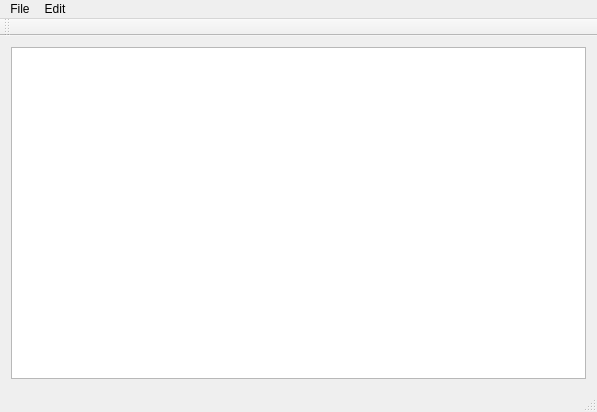
<?xml version="1.0" encoding="UTF-8"?>
<ui version="4.0">
 <class>QtPadClass</class>
 <widget class="QMainWindow" name="QtPadClass">
  <property name="geometry">
   <rect>
    <x>0</x>
    <y>0</y>
    <width>597</width>
    <height>412</height>
   </rect>
  </property>
  <property name="windowTitle">
   <string>QtPad</string>
  </property>
  <widget class="QWidget" name="centralWidget">
   <layout class="QGridLayout" name="gridLayout">
    <item row="0" column="0">
     <layout class="QVBoxLayout" name="verticalLayout">
      <property name="spacing">
       <number>0</number>
      </property>
      <property name="sizeConstraint">
       <enum>QLayout::SetNoConstraint</enum>
      </property>
      <property name="leftMargin">
       <number>0</number>
      </property>
      <property name="topMargin">
       <number>0</number>
      </property>
      <item>
       <widget class="QPlainTextEdit" name="MainEditField"/>
      </item>
     </layout>
    </item>
   </layout>
  </widget>
  <widget class="QMenuBar" name="menuBar">
   <property name="geometry">
    <rect>
     <x>0</x>
     <y>0</y>
     <width>597</width>
     <height>21</height>
    </rect>
   </property>
   <widget class="QMenu" name="menuFile">
    <property name="title">
     <string>File</string>
    </property>
    <addaction name="actionNewFile"/>
    <addaction name="actionOpenFile"/>
    <addaction name="actionSave"/>
    <addaction name="actionSaveAs"/>
   </widget>
   <widget class="QMenu" name="menuEdit">
    <property name="title">
     <string>Edit</string>
    </property>
    <addaction name="actionCopy"/>
    <addaction name="actionPaste"/>
    <addaction name="actionCut"/>
    <addaction name="actionUndo"/>
    <addaction name="actionRedo"/>
   </widget>
   <addaction name="menuFile"/>
   <addaction name="menuEdit"/>
  </widget>
  <widget class="QToolBar" name="mainToolBar">
   <attribute name="toolBarArea">
    <enum>TopToolBarArea</enum>
   </attribute>
   <attribute name="toolBarBreak">
    <bool>false</bool>
   </attribute>
  </widget>
  <widget class="QStatusBar" name="statusBar"/>
  <action name="actionNewFile">
   <property name="icon">
    <iconset resource="../../Resources.qrc">
     <normaloff>:/images/resources/icons/NewFile.png</normaloff>:/images/resources/icons/NewFile.png</iconset>
   </property>
   <property name="text">
    <string>New file</string>
   </property>
  </action>
  <action name="actionOpenFile">
   <property name="icon">
    <iconset>
     <normalon>:/images/resources/icons/OpenFile.png</normalon>
    </iconset>
   </property>
   <property name="text">
    <string>Open file</string>
   </property>
  </action>
  <action name="actionSaveAs">
   <property name="icon">
    <iconset>
     <normalon>:/images/resources/icons/SaveAs.png</normalon>
    </iconset>
   </property>
   <property name="text">
    <string>Save as...</string>
   </property>
  </action>
  <action name="actionCopy">
   <property name="icon">
    <iconset>
     <normalon>:/images/resources/icons/Copy.png</normalon>
    </iconset>
   </property>
   <property name="text">
    <string>Copy</string>
   </property>
  </action>
  <action name="actionPaste">
   <property name="icon">
    <iconset>
     <normalon>:/images/resources/icons/Paste.png</normalon>
    </iconset>
   </property>
   <property name="text">
    <string>Paste</string>
   </property>
  </action>
  <action name="actionCut">
   <property name="icon">
    <iconset>
     <normalon>:/images/resources/icons/Cut.png</normalon>
    </iconset>
   </property>
   <property name="text">
    <string>Cut</string>
   </property>
  </action>
  <action name="actionUndo">
   <property name="icon">
    <iconset>
     <normalon>:/images/resources/icons/Undo.png</normalon>
    </iconset>
   </property>
   <property name="text">
    <string>Undo</string>
   </property>
  </action>
  <action name="actionRedo">
   <property name="icon">
    <iconset>
     <normalon>:/images/resources/icons/Redo.png</normalon>
    </iconset>
   </property>
   <property name="text">
    <string>Redo</string>
   </property>
  </action>
  <action name="actionSave">
   <property name="icon">
    <iconset>
     <normalon>:/images/resources/icons/SaveFile.png</normalon>
    </iconset>
   </property>
   <property name="text">
    <string>Save</string>
   </property>
  </action>
 </widget>
 <layoutdefault spacing="6" margin="11"/>
 <resources>
  <include location="../../QtPad.qrc"/>
  <include location="../../Resources.qrc"/>
 </resources>
 <connections/>
</ui>
